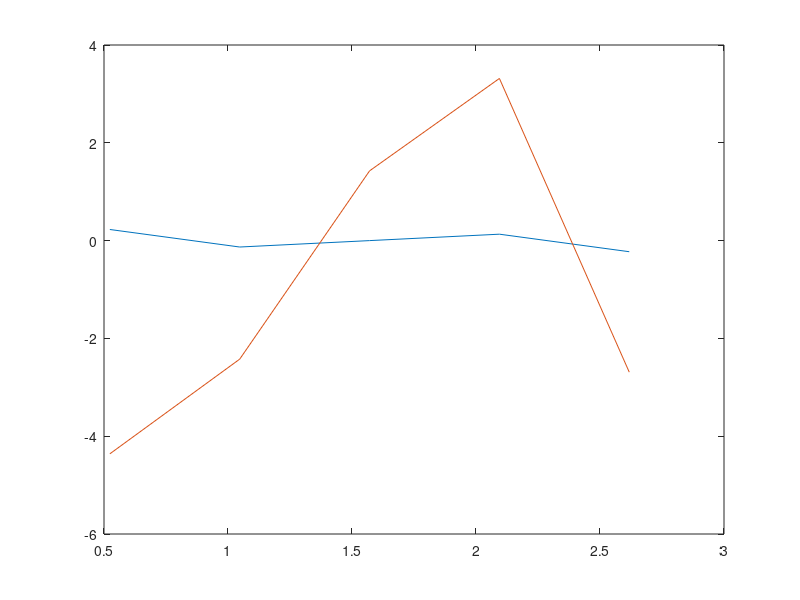

This chart was generated by the following MATLAB code:
k=input('please enter a value for k (1 is recommended): ');
N_points=input ('Please enter number of internal points in space: ');
t_points=input ('Please enter numbers of internal points in time: ');
omega=input('Please enter a value for omega: ');  
T=10;
L=pi;
D=0.1;
del_x= L/(N_points+1);
del_t= T/(t_points+1);
gamma=(D*del_t)/(del_x)^2;
F=zeros(N_points,t_points+1); 
a=(1+gamma)*ones(1,N_points);
b=(-gamma/2)*ones(1,N_points);
c=(-gamma/2)*ones(1,N_points-1);
alpha_1=a(1);
alpha=[alpha_1,zeros(1,N_points-1)]; %alpha is a vector instead of matrix since alpha is constant in time


%Rows represent different positions;
%Columns represent different times;
t_j=[0,zeros(1,t_points),T];
x_j=zeros(1,N_points);
right_side_first=zeros(1,t_points+1);    %first refers to the first element in the matrix on the right hand side
right_side_last=zeros(1,t_points+1);     %last refers to the last element in the matrix on the left had side

for A=2:t_points+2    %Computing time point with given corresponding time indices
  t_j(A)=del_t*(A-1);  %t_points+2 is the last time point
end                     %1 corresponds to the first time point (t=0)

for B=1:N_points
    x_j(B)=del_x*(B);
   
end

for AI=2:N_points
     alpha(AI)=a(AI)-((b(AI)*c(AI-1))/alpha(AI-1));
end

g_0=sin(omega*t_j);    %Computing boundary conditions at diffrerent time points
g_L=sin(omega*t_j)*cos(k*L);
u_numerical=[g_0;zeros(N_points,t_points+2);g_L];
right_side_first=zeros(1,t_points+1);   %first refers to the first element in the matrix on the right hand side
right_side_last=zeros(1,t_points+1);     %last refers to the last element in the matrix on the left had side



for C=1:t_points+1    %C=1 is equivalent of t=0
    
    for E=1:N_points
      F(E,C)=(omega*cos(omega*del_t*(C-1))+D*(k^2)*sin(omega*del_t*(C-1)))*cos(k*del_x*(E));
    end
    
 right_side_first(C)=(gamma/2)*u_numerical(1,C)+(1-gamma)*u_numerical(2,C)+(gamma/2)*u_numerical(3,C)+ del_t*F(E,C)+(gamma/2)*g_0(C+1);
 right_side_last(C)=(gamma/2)*u_numerical(N_points-1,C)+(1-gamma)*u_numerical(N_points,C)+(gamma/2)*u_numerical(N_points+1,E)+del_t*F(N_points,C)+(gamma/2)*g_L(C+1);  
 right_side= [right_side_first;zeros(N_points-2,t_points+1);right_side_last]; 
 
    for G=2:N_points-1
      right_side(G,C)=(gamma/2)*u_numerical(G-1,C)+(1-gamma)*u_numerical(G,C)+(gamma/2)*u_numerical(G+1,C)+del_t*F(G,C);
    end
    
 g=[right_side(1,:);zeros(N_points-1,t_points+1)];
 
    for H=2:N_points
      g(H,C)=right_side(H,C)-((b(H)*g(H-1,C))/alpha(H-1));
    end
    
  u_numerical(N_points+1,C+1)=g(N_points,C)/alpha(N_points);
  
    for HI=N_points:-1:2
       u_numerical(HI,C+1)=(g(HI-1,C)-(c(HI-1)*u_numerical(HI+1,C+1)))/alpha(HI-1);
    end
    
end

u_exact=(sin(omega*t_j(t_points+2)))*cos(k*x_j);
plot(x_j,u_exact)
hold on
plot(x_j,u_numerical([2:N_points+1],t_points+2))
 


